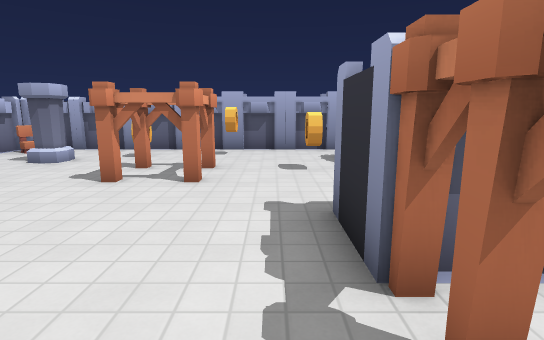
[1] (above)

13 first-person views from a walk through a Godot game level. The camera is 1.4 m above the floor, tilts 10° down and sees 80° across. Doors that lead somewhere are drawn open, without their leaves. The floor is counted in squares, 1 m on a side. Each view is taken from the middle of a square. On the plan, view 1 faces up. The plan holds only what a view shows up to about 15 squares ahead; the rest is blank. The place goes on beyond the plan. Some surface patterns are stand-ins.

[2]
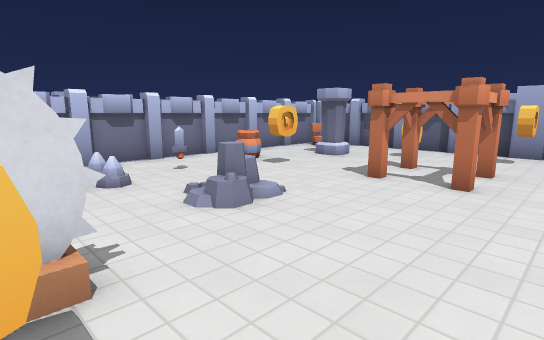

[3]
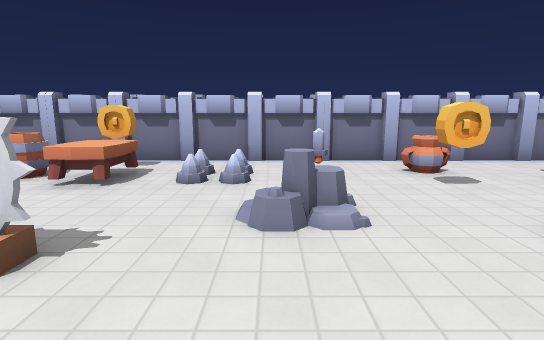

[4]
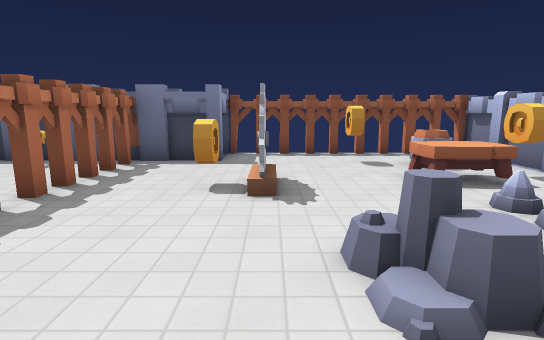

[5]
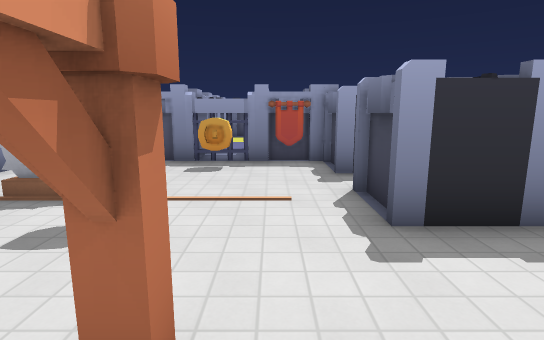

[6]
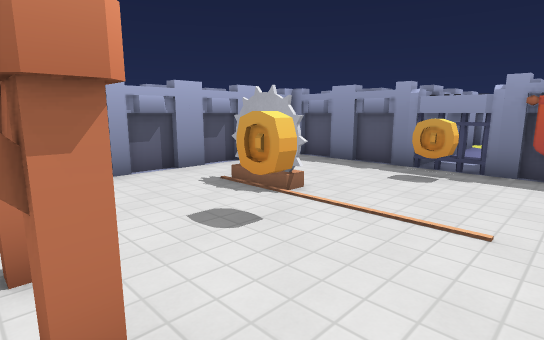

[7]
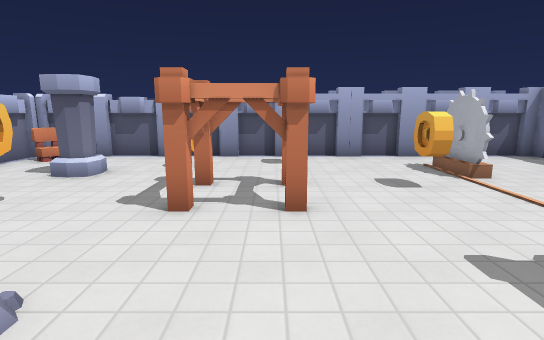

[8]
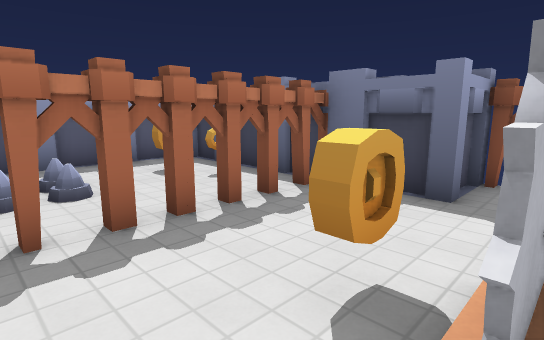

[9]
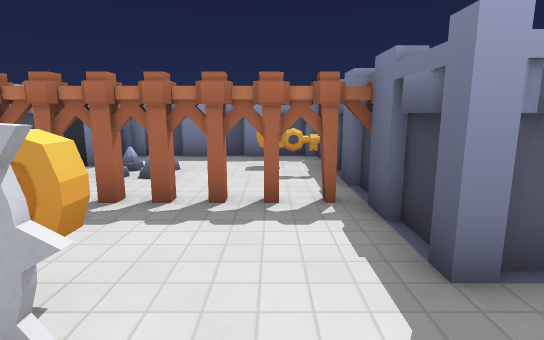

[10]
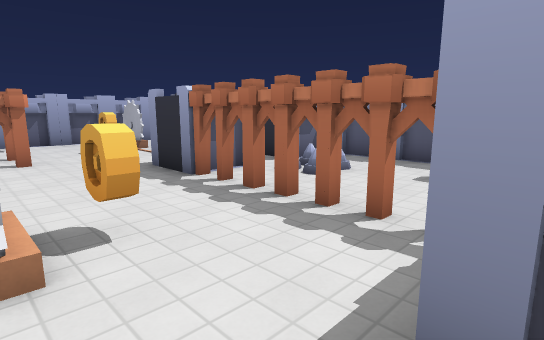

[11]
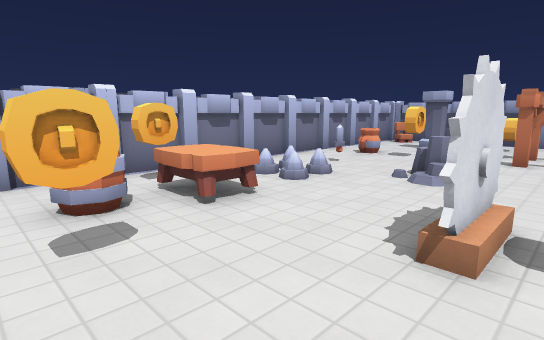

[12]
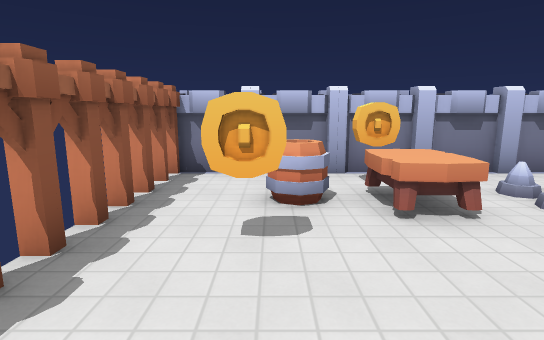

[13]
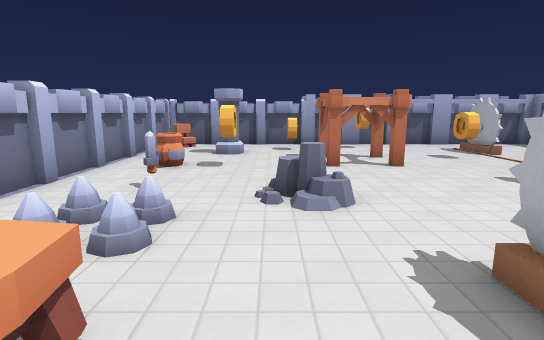

### Floor plan
Key: @ floor where view 1 was taken; # wall or solid block; . floor; D open door; = window, fence, low wall or low ledge; C chair; I coin; L column; T thing the floor can be seen under or through; P pot; S sword; N stone; R trap; A table; B barrel; K key; G gate; E banner; O other object.
Columns run from 10 left of view 1 to 8 right of it. Each row starts with its distance up from view 1.
 13 ##################
 12 #C...............#
 11 #.....I..I.......#
 10 #..LL........#...#
  9 #...L........#...##
  8 #......TT..I.....G#
  7 #.P.I..TT......I.G
  6 #.P.............E#
  5 #...............E#
  4 #..S.NN....##DD###
  3 #....NN....T#DD###
  2 #..........T  . =#
  1 #..O...R...T..O.=#
  0 #..A...RI.@T....=#
 -1 #.IAA..R...T....=#
 -2 #..B.......T KII=#
 -3 #..B.I.....# K===#
 -4 #........#########
 -5 ##########

Where each view was taken, in squares from view 1:
view 1: 0 up, 0 right, facing up
view 2: 0 up, 0 right, facing up-left
view 3: 3 up, 0 right, facing left
view 4: 6 up, 3 left, facing down
view 5: 6 up, 3 left, facing right
view 6: 5 up, 2 left, facing up-right
view 7: 2 up, 2 left, facing up
view 8: 2 up, 3 left, facing down-right
view 9: 2 down, 4 left, facing right
view 10: 4 down, 3 left, facing up-right
view 11: 4 down, 2 left, facing up-left
view 12: 3 down, 2 left, facing left
view 13: 2 down, 5 left, facing up
